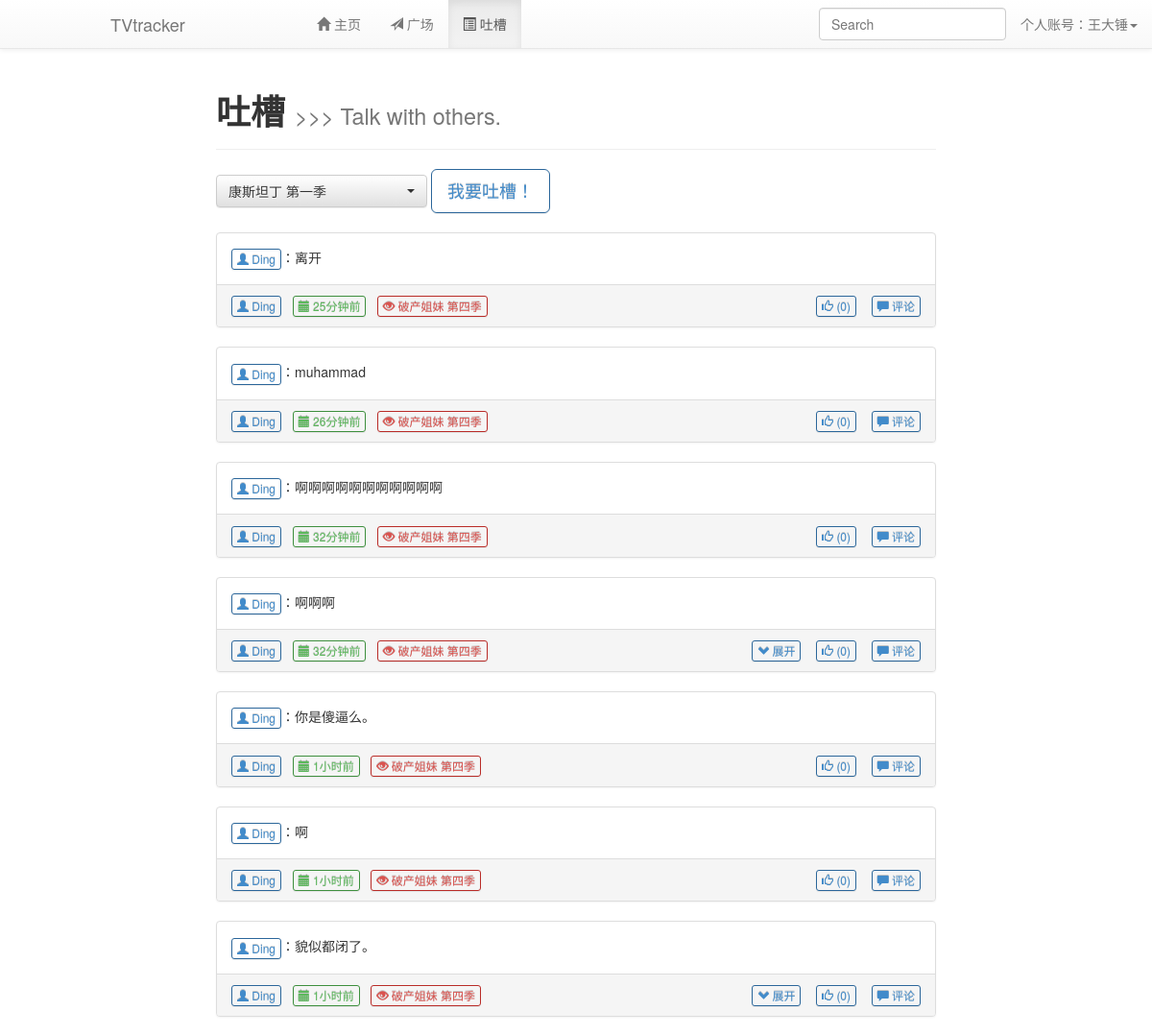
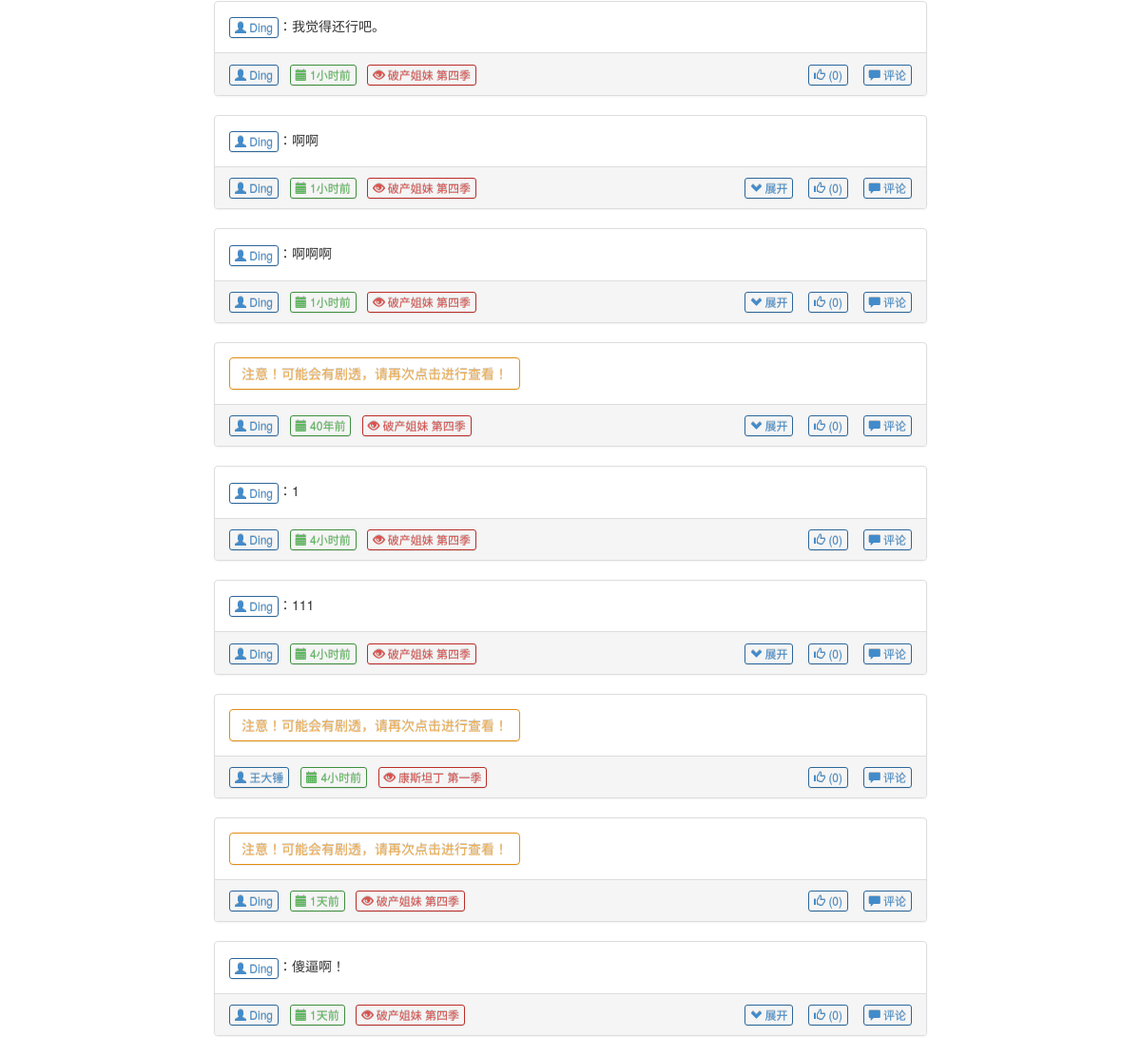
/talk (signed in), run on the app's committed database (2 pictures, top to bottom).
### tables this page shows
CREATE TABLE tracking (
    id integer primary key autoincrement,
    tvname text not null,
    userid integer not null,
    epnum integer not null default 0,
    end integer not null default 0
);

CREATE TABLE [discuss] ([id] integer PRIMARY KEY AUTOINCREMENT, [name1] text NOT NULL, [name2] text, [time] integer NOT NULL, [warning] integer NOT NULL DEFAULT(0), [level] integer NOT NULL DEFAULT '0', [content] text NOT NULL, [replyid] INTEGER, [tvname] TEXT NOT NULL);

### application.py (the view)
@app.route('/talk')
def talkPage():
    if session.get('logged_in'):
        user = query_db('select * from user where username = ?', [session['username']], one=True)
        tracking = query_db('select tvname, epnum from tracking where userid = ?', [user['id']])
        if tracking:
            sql = 'select * from discuss where name2 is null and tvname = ?' + ' or tvname = ?' * (len(tracking)-1)
            talk = query_db(sql+' limit 30', [i['tvname'] for i in tracking])
            talk.reverse()
            re = []
            for i in talk:
                i['time'] = delta_T(i['time'])
                replys = query_db('select * from discuss where replyid = ?', [i['id']])
                if replys:
                    for reply in replys:
                        reply['time'] = delta_T(reply['time'])
                    re.append(replys)
                else:
                    re.append(0)
            return render_template('talkPage.html', user = user, tracking = tracking, talk = zip(talk, re))
        else:
            return render_template('talkPage.html', user = user, tracking = False)
    else:
        return redirect(url_for('welcome'))

### application.py (called while the page is built)
def connect_db():
    return sqlite3.connect(app.config['DATABASE'])

@app.before_request
def before_request():
    g.db = connect_db()

@app.teardown_request
def teardown_request(exception):
    g.db.close()

def query_db(query, args=(), one=False):
    cur = g.db.execute(query, args)
    rv = [dict((cur.description[idx][0], value)
               for idx, value in enumerate(row)) for row in cur.fetchall()]
    return (rv[0] if rv else None) if one else rv

def delta_T(t):
    d1 = time.gmtime()
    d2 = time.gmtime(t)
    s = ''
    if d1.tm_year - d2.tm_year == 0:
        if d1.tm_mon - d2.tm_mon == 0:
            if d1.tm_mday - d2.tm_mday == 0:
                if d1.tm_hour - d2.tm_hour == 0:
                    if d1.tm_min - d2.tm_min == 0:
                        s = str(d1.tm_sec-d2.tm_sec)+u'秒前'
                    else:
                        s = str(d1.tm_min-d2.tm_min)+u'分钟前'
                else:
                    s = str(d1.tm_hour-d2.tm_hour)+u'小时前'
            else:
                s = str(d1.tm_mday-d2.tm_mday)+u'天前'
        else:
            s = str(d1.tm_mon-d2.tm_mon)+u'月前'
    else:
        s = str(d1.tm_year-d2.tm_year)+u'年前'
    return s

### templates/talkPage.html (shortened to what this page needs)
{% extends "dashboard.html" %}
{% block body %}
    <div class="page-header">
        <h1><b>吐槽</b> <small>>>> Talk with others.</small></h1>
    </div>
    <link rel="stylesheet" type="text/css" href="{{ url_for('static', filename='bootstrap-select.min.css') }}">
    {% if tracking %}
    <form method="POST" action="{{ url_for('postTalk') }}">
        <select name="tv" class="selectpicker">
            {% for i in tracking %}
                <option>{{ i.tvname }}</option>
            {% endfor %}
        </select>
        <button type="button" class="btn btn-primary btn-outline btn-lg" data-toggle="modal" data-target="#talkModal" onclick="$('#talkText').focus();$('#talkText').select();">
            我要吐槽！
        </button>
    </form>
    {% else %}
        <p>你没有任何追剧记录，没啥可吐槽的呦！</p>
    {% endif %}
    <br />
    {% for i, j in talk %}
        {% if j == 0 %}
        <div class="panel panel-default">
        {% else %}
        <div class="panel panel-default">
        {% endif %}
            <div class="panel-body">
                {% if i.warning %}
                    <a class="btn btn-warning btn-outline" onclick="$(this).hide();$('.{{ i.id }}con').fadeIn();">注意！可能会有剧透，请再次点击进行查看！</a>
                    {% else %}
                    <div><a class="btn btn-xs btn-primary btn-outline" href='{{ url_for('viewUser') }}?user={{ i.name1 }}'><span class="glyphicon glyphicon-user"></span> {{ i.name1 }}</a>：{{ i.content }}</div>
                {% endif %}
            </div>
            <div class="panel-footer">
                <a class="btn btn-xs btn-primary btn-outline" href='{{ url_for('viewUser') }}?user={{ i.name1 }}'><span class="glyphicon glyphicon-user"></span> {{ i.name1 }}</a>&nbsp;&nbsp;
                <span class="btn btn-xs btn-success btn-outline"><span class="glyphicon glyphicon-calendar"></span> {{ i.time }}</span>&nbsp;&nbsp;
                <span class="btn btn-xs btn-danger btn-outline"><span class="glyphicon glyphicon-eye-open"></span> {{ i.tvname }}</span>
                <div class="pull-right">
                    {% if j != 0 %}
                        <span class="btn btn-xs btn-primary btn-outline {{ i.id }}showBtn" onclick="$('.{{ i.id }}replySquare').fadeToggle();$('.{{ i.id }}hideBtn').show();$('.{{ i.id }}showBtn').hide();"><span class="glyphicon glyphicon-chevron-down"></span> 展开</span><span class="{{ i.id }}showBtn"> &nbsp;&nbsp;</span>
                    {% endif %}
                    <a class="btn btn-xs btn-primary btn-outline"><span class="glyphicon glyphicon-thumbs-up"></span> (0)</a> &nbsp;&nbsp;
                    <button class="btn btn-xs btn-primary btn-outline" data-toggle="modal" data-target="#replyModal" onclick="$('#replyName').val('{{ i.name1 }}');$('#tvName').val('{{ i.tvname }}');$('#replyId').val('{{ i.id }}');$('#replyText').focus();"><span class="glyphicon glyphicon-comment"></span> 评论</button>
                </div>
            </div>
        </div>
        <br />
    {% endfor %}
{% endblock %}

### templates/dashboard.html (shortened to what this page needs)
<!DOCTYPE html>
<html>
  <head>
  <link rel="stylesheet" type="text/css" href="{{ url_for('static', filename='bootstrap.min.css') }}">
  <link rel="stylesheet" type="text/css" href="{{ url_for('static', filename='bootstrap-theme.min.css') }}">
  </head>
  <body>
  <nav class="navbar navbar-default navbar-fixed-top" role="navigation">
    <div class="container-fluid">
      <div class="navbar-header">
        <a class="navbar-brand" href="">TVtracker</a>
      </div>
      <div class="collapse navbar-collapse" id="menu_list">
        <ul class="nav navbar-nav">
          <li id="menu_list_hp">
            <a href="{{ url_for('homePage') }}"><span class="glyphicon glyphicon-home"></span> 主页</a>
          </li>
          <li id="menu_list_sp">
            <a href="{{ url_for('squarePage') }}"><span class="glyphicon glyphicon-send"></span> 广场</a>
          </li>
          <li id="menu_list_tp">
            <a href="{{ url_for('talkPage') }}"><span class="glyphicon glyphicon-list-alt"></span> 吐槽</a>
          </li>
        </ul>
        <ul class="nav navbar-nav navbar-right">
          <li class="dropdown">
            <form style="padding: 0;" class="navbar-form" role="search">
              <div class="form-group">
                <input type="text" id="searchHint" data-toggle="dropdown" class="form-control dropdown-toggle" placeholder="Search" onkeyup="hintTVandUser(this.value)" aria-haspopup="true" aria-expanded="false" AUTOCOMPLETE="OFF">
              </div>
            </form>
          </li>
          <li class="dropdown">
            <a href="#" onclick="$('#newMsg').popover('destroy');" class="dropdown-toggle" data-toggle="dropdown"><span  data-toggle="popover" data-placement="bottom" data-trigger="manual" title="新消息！" data-content="你收到了新消息~" id="newMsg"> 个人账号：{{ session['username'] }}</span><span class="caret"></span></a>
          </li>
        </ul>
      </div>
    </div>
  </nav>
  <div class="container-fluid">
    <div class="col-md-8 col-md-offset-2" id="PAGE">
      {% block body %}{% endblock %}
    </div>
  </div>
  </body>
</html>

### templates/dashboard.html (style rules this page uses)
.navbar-header { padding-left: 100px; min-width: 300px; }
#PAGE { padding-top: 55px; }

### templates/talkPage.html (style rules this page uses)
.btn-outline { background-color: transparent; background-image: none; color: inherit; transition: all .5s; }
.btn-primary.btn-outline { color: #428bca; }
.btn-success.btn-outline { color: #5cb85c; }
.btn-warning.btn-outline { color: #f0ad4e; }
.btn-danger.btn-outline { color: #d9534f; }
.panel { margin-bottom: 0; }

### data on the page
tracking: tvname "康斯坦丁 第一季"
discuss: warning 0 (drawn), name1 "Ding", content "离开", name1 "Ding", tvname "破产姐妹 第四季"
discuss: warning 0 (drawn), name1 "Ding", content "muhammad", name1 "Ding", tvname "破产姐妹 第四季"
discuss: warning 0 (drawn), name1 "Ding", content "啊啊啊啊啊啊啊啊啊啊啊", name1 "Ding", tvname "破产姐妹 第四季"
discuss: warning 0 (drawn), name1 "Ding", content "啊啊啊", name1 "Ding", tvname "破产姐妹 第四季"
discuss: warning 0 (drawn), name1 "Ding", content "你是傻逼么。", name1 "Ding", tvname "破产姐妹 第四季"
discuss: warning 0 (drawn), name1 "Ding", content "啊", name1 "Ding", tvname "破产姐妹 第四季"
discuss: warning 0 (drawn), name1 "Ding", content "貌似都闭了。", name1 "Ding", tvname "破产姐妹 第四季"
discuss: warning 0 (drawn), name1 "Ding", content "我觉得还行吧。", name1 "Ding", tvname "破产姐妹 第四季"
discuss: warning 0 (drawn), name1 "Ding", content "啊啊", name1 "Ding", tvname "破产姐妹 第四季"
discuss: warning 0 (drawn), name1 "Ding", content "啊啊啊", name1 "Ding", tvname "破产姐妹 第四季"
discuss: name1 "Ding", tvname "破产姐妹 第四季"
discuss: warning 0 (drawn), name1 "Ding", content "1", name1 "Ding", tvname "破产姐妹 第四季"
discuss: warning 0 (drawn), name1 "Ding", content "111", name1 "Ding", tvname "破产姐妹 第四季"
discuss: name1 "王大锤", tvname "康斯坦丁 第一季"
discuss: name1 "Ding", tvname "破产姐妹 第四季"
discuss: warning 0 (drawn), name1 "Ding", content "傻逼啊！", name1 "Ding", tvname "破产姐妹 第四季"

### other printed values
{{ session['username'] }} "王大锤"
{{ i.time }} "25分钟前" "26分钟前" "32分钟前" "32分钟前" "1小时前" "1小时前" "1小时前" "1小时前" "1小时前" "1小时前" "40年前" "4小时前" "4小时前" "4小时前" "1天前" "1天前"
